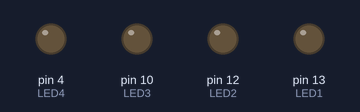
This sketch was run on a simulated Arduino Uno, built with avr-gcc and run on an emulated ATmega328P. Parts: output pins drawn as LEDs (lit = HIGH).

Above: at 0.05 s.
At 0.75 s:
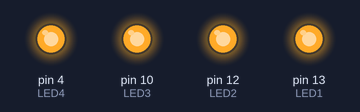
At 1.45 s:
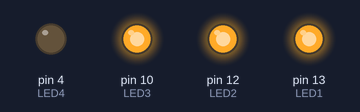
At 2.15 s:
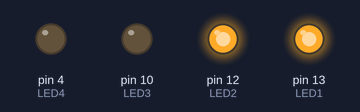
At 2.85 s:
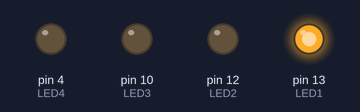
Timing chart, 0 to 3.1 s (numbered marks = the images above):
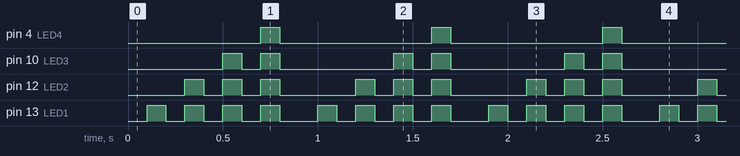

Measured:
- by itself, pin 4 (LED4): alternates HIGH for 0.10 s and LOW for 0.80 s
- by itself, pin 10 (LED3): repeats every 0.90 s: LOW 0.10 s, HIGH 0.10 s, LOW 0.60 s, HIGH 0.10 s
- by itself, pin 12 (LED2): repeats every 0.90 s: 2 × (LOW 0.10 s, HIGH 0.10 s), LOW 0.40 s, HIGH 0.10 s
- by itself, pin 13 (LED1): repeats every 0.90 s: 3 × (LOW 0.10 s, HIGH 0.10 s), LOW 0.20 s, HIGH 0.10 s

The sketch:

4_LED_BLINK.ino
```cpp
#define LED1 13
#define LED2 12
#define LED3 10
#define LED4 4

void setup() {
  pinMode(LED1, OUTPUT);
  pinMode(LED2, OUTPUT);
  pinMode(LED3, OUTPUT);
  pinMode(LED4, OUTPUT);
}
void loop() {


  digitalWrite(LED1, LOW);
  digitalWrite(LED2, LOW);
  digitalWrite(LED3, LOW);
  digitalWrite(LED4, LOW);
  delay(100);
  digitalWrite(LED1, HIGH);
  delay(100);
   digitalWrite(LED1, LOW);
  digitalWrite(LED2, LOW);
  digitalWrite(LED3, LOW);
  digitalWrite(LED4, LOW);
  delay(100);
  digitalWrite(LED1, HIGH);
  digitalWrite(LED2, HIGH);
  delay(100);
   digitalWrite(LED1, LOW);
  digitalWrite(LED2, LOW);
  digitalWrite(LED3, LOW);
  digitalWrite(LED4, LOW);
  delay(100);
  digitalWrite(LED1, HIGH);
  digitalWrite(LED2, HIGH);
  digitalWrite(LED3, HIGH);
  delay(100);
   digitalWrite(LED1, LOW);
  digitalWrite(LED2, LOW);
  digitalWrite(LED3, LOW);
  digitalWrite(LED4, LOW);
  delay(100);
  digitalWrite(LED1, HIGH);
  digitalWrite(LED2, HIGH);
  digitalWrite(LED3, HIGH);
  digitalWrite(LED4, HIGH);
  delay(100);
   digitalWrite(LED1, LOW);
  digitalWrite(LED2, LOW);
  digitalWrite(LED3, LOW);
  digitalWrite(LED4, LOW);
  delay(100);
}
```
